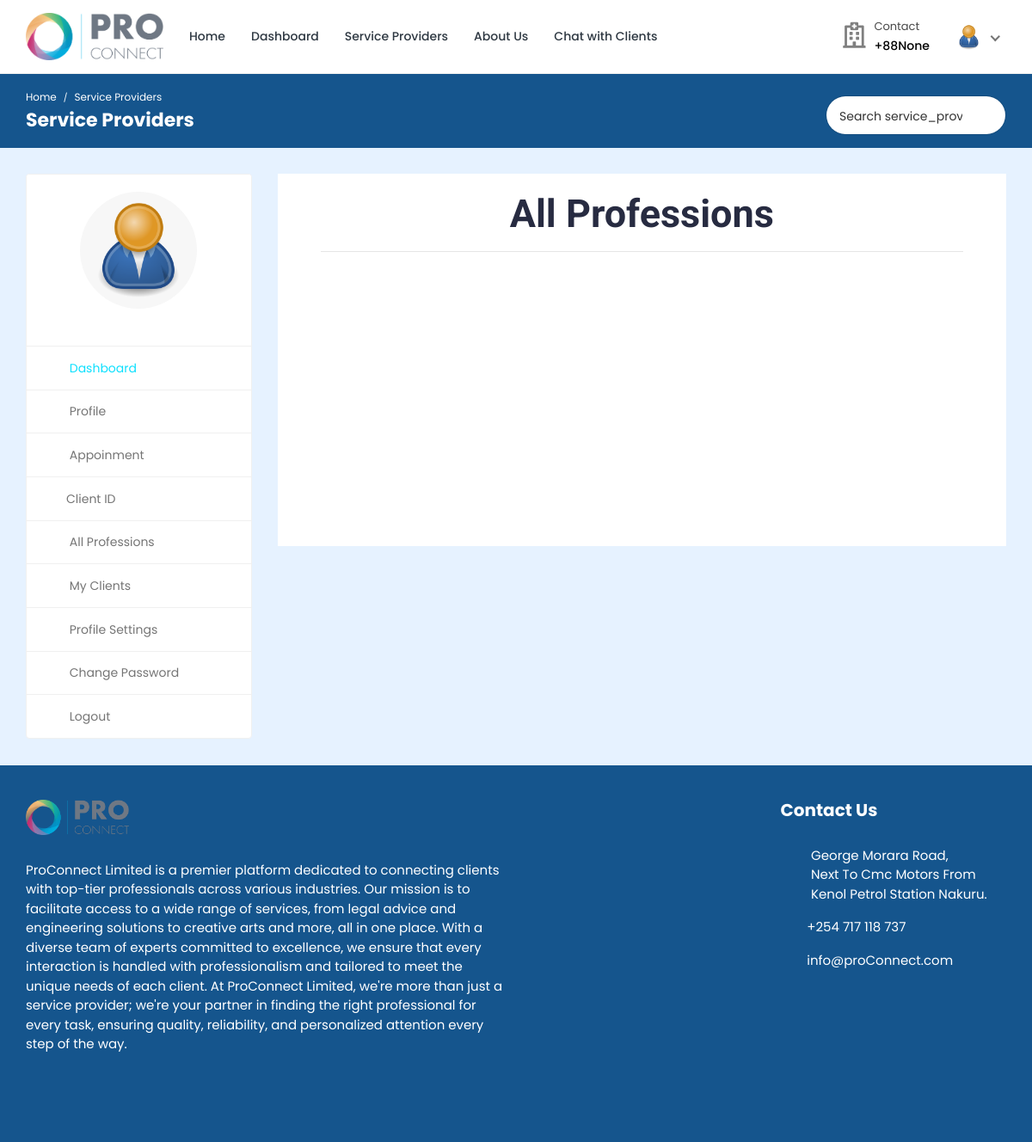
/multiple-service_provider/ (signed in), run on an earlier commit of the app's database.
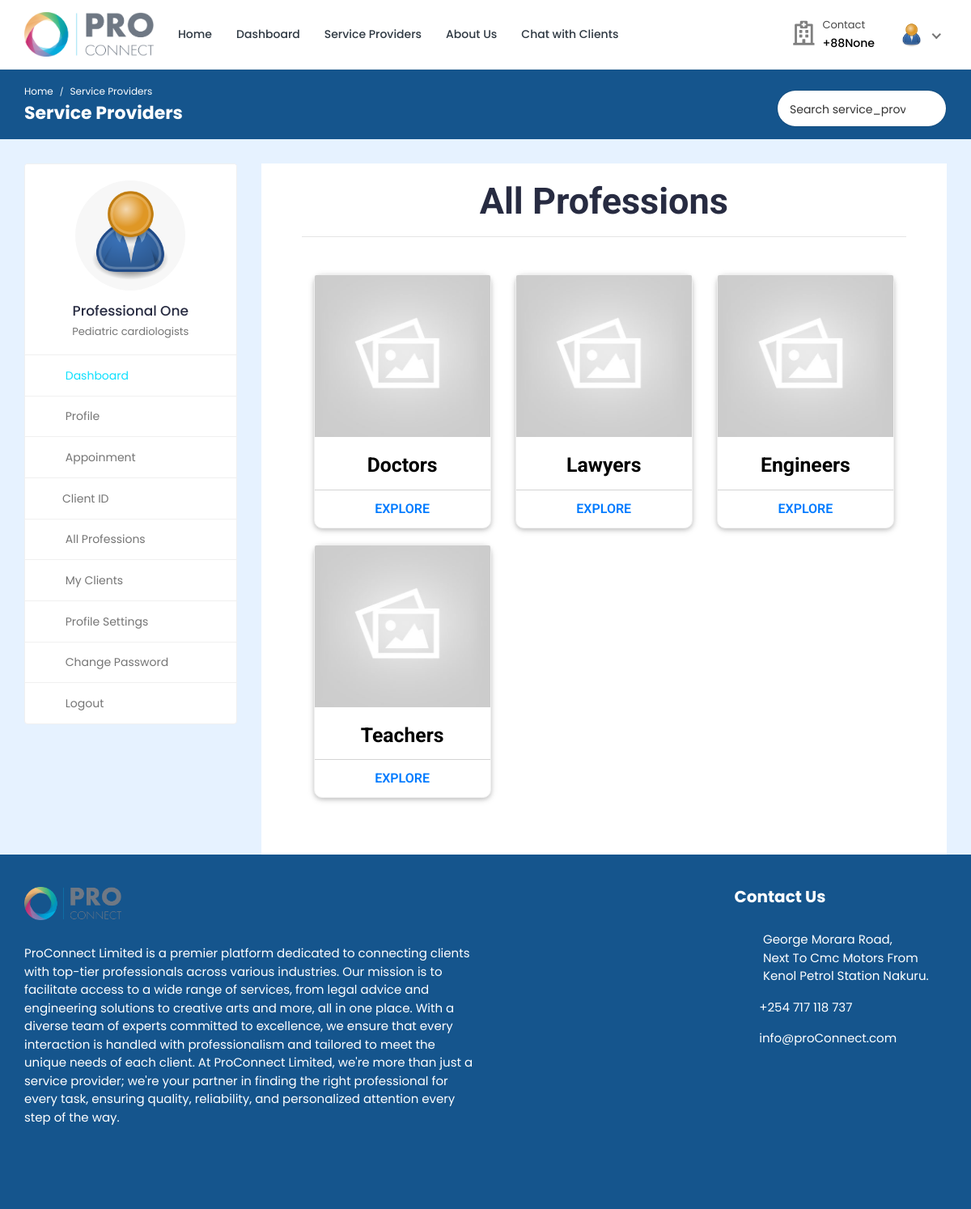
And on a later commit of the database.
### professional/models.py (models this page shows, shortened)
class Professional_Information(models.Model):
    PROFESSION_CHOICES = (
        ('medical', 'Medical Services'),
        ('legal', 'Legal Services'),
        ('engineering', 'Engineering Services'),
        ('art', 'Art & Design'),
    )
    professional_id = models.AutoField(primary_key=True)
    user = models.OneToOneField(settings.AUTH_USER_MODEL, on_delete=models.CASCADE, related_name='profile')
    name = models.CharField(max_length=200)
    username = models.CharField(max_length=200, null=True, blank=True)
    gender = models.CharField(max_length=200, null=True, blank=True)
    description = models.TextField(max_length=1000, null=True, blank=True)
    profession = models.CharField(max_length=200, choices=PROFESSION_CHOICES)
    profession_name = models.ForeignKey(ServiceDepartment, on_delete=models.SET_NULL, null=True)
    specialization = models.ForeignKey(specialization, on_delete=models.SET_NULL, null=True)
    featured_image = models.ImageField(upload_to='professionals/', default='professionals/user-default.png')
    certificate_image = models.ImageField(upload_to='professionals_certificates/', default='professionals_certificates/default.png', null=True, blank=True)
    email = models.EmailField(max_length=200, null=True, blank=True)
    phone_number = models.CharField(max_length=200, null=True, blank=True)
    availability = models.CharField(max_length=200, null=True, blank=True)
    consultation_fee = models.IntegerField(null=True, blank=True, default=0)
    address = models.CharField(max_length=200, null=True, blank=True)
    service_name = models.ForeignKey(Service_Provider_Information, on_delete=models.SET_NULL, null=True, blank=True)
    profession = models.CharField(max_length=200, choices=PROFESSION_CHOICES, null=True, blank=True)
    institute = models.CharField(max_length=200, null=True, blank=True)
    degree = models.CharField(max_length=200, null=True, blank=True)
    completion_year = models.CharField(max_length=200, null=True, blank=True)
    work_place = models.CharField(max_length=200, null=True, blank=True)
    designation = models.CharField(max_length=200, null=True, blank=True)
    start_year = models.CharField(max_length=200, null=True, blank=True)
    end_year = models.CharField(max_length=200, null=True, blank=True)
    register_status = models.CharField(max_length=200, null=True, blank=True, default='Accepted')

### service_provider_admin/models.py (models this page shows, shortened)
class specialization(models.Model):
    specialization_id = models.AutoField(primary_key=True)
    specialization_name = models.CharField(max_length=200, null=True, blank=True)
    service_provider = models.ForeignKey(Service_Provider_Information, on_delete=models.CASCADE, null=True, blank=True)

### service_provider/models.py (models this page shows, shortened)
class Service_Provider_Information(models.Model):
    PROFESSION = (
        ('medical', 'Medical Services'),
        ('legal', 'Legal Services'),
        ('engineering', 'Engineering Services'),
        ('art', 'Art & Design'),
        ('tech', 'Technology Services'),
        ('education', 'Educational Services'),
        ('consulting', 'Consulting Services'),
    )
    service_provider_id = models.AutoField(primary_key=True)
    name = models.CharField(max_length=200, null=True, blank=True)
    featured_image = models.ImageField(upload_to='service_providers/', default='service_providers/default.png', null=True, blank=True)
    description = models.TextField(null=True, blank=True)
    profession = models.CharField(max_length=200, choices=PROFESSION)

### service_provider/views.py (the view)
# urls.py: path('multiple-service_provider/', views.multiple_service_provider, name='multiple-service_provider'),
@csrf_exempt
@login_required(login_url="login")
def multiple_service_provider(request):
    if request.user.is_authenticated:
        if request.user.is_client:
            client = Client.objects.get(user=request.user)
            professionals = Professional_Information.objects.all()
            service_providers = Service_Provider_Information.objects.all()
            service_providers, search_query = searchServiceProviders(request)
            custom_range, service_providers = paginateServiceProviders(request, service_providers, 3)
            context = {'client': client, 'professionals': professionals, 'service_providers': service_providers, 'search_query': search_query, 'custom_range': custom_range}
            return render(request, 'multiple-service_provider.html', context)
        elif request.user.is_professional:
            professional = Professional_Information.objects.get(user=request.user)
            service_providers = Service_Provider_Information.objects.all()
            service_providers, search_query = searchServiceProviders(request)
            context = {'professional': professional, 'service_providers': service_providers, 'search_query': search_query}
            return render(request, 'multiple-service_provider.html', context)
    else:
        logout(request)
        messages.error(request, 'Not Authorized')
        return render(request, 'client-login.html')

### templates/multiple-service_provider.html (shortened to what this page needs)
{% load static %}
<!DOCTYPE html>
<html lang="en">
<head>
	<link rel="stylesheet" href="{% static 'proConnect-System/css/Normal/bootstrap.min.css' %}">
	<link rel="stylesheet" href="{% static 'proConnect-System/plugins/Normal/fontawesome/css/fontawesome.min.css' %}">
	<link rel="stylesheet" href="{% static 'proConnect-System/plugins/Normal/fontawesome/css/all.min.css' %}">
	<link rel="stylesheet" href="{% static 'proConnect-System/css/Normal/style.css' %}">
	<link rel="stylesheet" href="{% static 'proConnect-System/css/Normal/service_provider.css' %}">
	<link rel="stylesheet" href="{% static 'proConnect-System/css/Normal/search2.css' %}">
</head>
<body>
	<div class="main-wrapper">
		<header class="header">
			{% if user.is_authenticated and user.is_professional %}
			{% include 'professional-navbar.html' %}
			{% endif %}
		</header>
		<div class="breadcrumb-bar">
			<div class="container-fluid">
				<div class="row align-items-center">
					<div class="col-md-6 col-6">
						<nav aria-label="breadcrumb" class="page-breadcrumb">
							<ol class="breadcrumb">
								{% if user.is_authenticated and user.is_professional %}
								<li class="breadcrumb-item"><a href="{% url 'professional-dashboard' %}">Home</a></li>
								{% endif %}
								<li class="breadcrumb-item active" aria-current="page">Service Providers</li>
							</ol>
						</nav>
						<h2 class="breadcrumb-title">Service Providers</h2>
					</div>
					<div class="col-md-6 col-6 text-right">
						<div class="top-nav-search">
							<form action="{% url 'multiple-service_provider' %}" method="GET">
								<input type="text" class="form-control" placeholder="Search service_provider" name="search_query"
									value="{{search_query}}">
								<button class="btn" type="submit"><i class="fa fa-search"></i></button>
							</form>
						</div>
					</div>
				</div>
			</div>
		</div>
		<div class="content">
			<div class="container-fluid">
				<div class="row">
					<div class="col-md-5 col-lg-4 col-xl-3 theiaStickySidebar">
						<div>
							{% if user.is_authenticated and user.is_professional %}
							{% include 'professional-sidebar.html' %}
							{% endif %}
						</div>
					</div>
					<div class="col-md-7 col-lg-8 col-xl-9">
						<section class="wrapper" style="height: 0px;">
							<div class="container-fostrap" style="padding-top: 0px;">
								<h1 class="card-title" style="text-align: center;font-size: 45px;">All Professions</h1>
								<hr>
								<div class="content">
									<div class="container">
										<div class="row">
											{% for service_provider in service_providers %}
											<div class="col-xs-12 col-sm-4">
												<div class="card">
													<a class="img-card" href="#">
														<img src="{{service_provider.featured_image.url}}" />
													</a>
													<div class="card-content">
														<h4 class="card-title">
															<a href="#"> {{service_provider.name}}
															</a>
														</h4>
													</div>
													<div class="card-read-more">
														<a href="{% url 'service_provider-profile' pk=service_provider.service_provider_id %}"
															class="btn btn-link btn-block">
															Explore
														</a>
													</div>
												</div>
											</div>
											{% endfor %}
										</div>
									</div>
								</div>
							</div>
						</section>
					</div>
				</div>
			</div>
		</div>
		{% include 'footer.html' %}
	</div>
</body>
</html>

### templates/professional-navbar.html (shortened to what this page needs)
{% load static %}
<nav class="navbar navbar-expand-lg header-nav">
  <div class="navbar-header">
    <a href="{% url 'service_provider_home'%}" class="navbar-brand logo">
      <img src="{% static 'proConnect-System/images/Normal/proConnect-logo.png' %}" class="img-fluid" alt="Logo" />
    </a>
  </div>
  <div class="main-menu-wrapper">
    <ul class="main-nav">
      <li>
        <a href="{% url 'service_provider_home'%}">Home</a>
      </li>
      <li>
        <a href="{% url 'professional-dashboard'%}">Dashboard</a>
      </li>
      <li><a href="{% url 'multiple-service_provider' %}" style="text-decoration: none;">Service Providers</a></li>
      <li>
        <a href="{% url 'about-us'%}">About Us</a>
      </li>
      <li>
        <a href="{% url 'chat-home' pk=user.id %}">Chat with Clients</a>
      </li>
    </ul>
  </div>
  <ul class="nav header-navbar-rht">
    <li class="nav-item contact-item">
      <div class="header-contact-img">
        <i class="far fa-hospital"></i>
      </div>
      <div class="header-contact-detail">
        <p class="contact-header">Contact</p>
        <p class="contact-info-header">+88{{professional.phone_number}}</p>
      </div>
    </li>
    <li class="nav-item dropdown has-arrow logged-item">
      <a href="#" class="dropdown-toggle nav-link" data-toggle="dropdown">
        <span class="user-img">
          <img class="rounded-circle" src="{{ professional.featured_image.url }}" width="31" alt="Darren Elder" />
        </span>
      </a>
    </li>
  </ul>
</nav>

### templates/professional-sidebar.html (shortened to what this page needs)
{% load static %}
<div class="profile-sidebar">
  <div class="widget-profile pro-widget-content">
    <div class="profile-info-widget">
      <a href="#" class="booking-doc-img">
        <img src="{{ professional.featured_image.url }}" alt="User Image" />
      </a>
      <div class="profile-det-info">
        <h3>{{ professional.name }}</h3>
        <div class="client-details">
          <h5 class="mb-0">{{professional.specialization.specialization_name}}</h5>
        </div>
      </div>
    </div>
  </div>
  <div class="dashboard-widget">
    <nav class="dashboard-menu sidebar">
      <ul>
        <li class="active">
          <a href="{% url 'professional-dashboard' %}">
            <i class="fas fa-columns"></i>
            <span>Dashboard</span>
          </a>
        </li>
        <li>
          <a href="{% url 'professional-profile' pk=professional.professional_id %}">
            <i class="fas fa-user"></i>
            <span>Profile</span>
          </a>
        </li>
        <li>
          <a href="{% url 'appointments'%}">
            <i class="fas fa-user-circle"></i>
            <span>Appoinment</span>
          </a>
        </li>
        <li class="nav-item has-submenu">
          <a href="#" class="nav-link"><i class="fas fa-search"></i><span>Client ID</span></a>
        </li>
        <li>
          <a href="{% url 'multiple-service_provider' %}">
            <i class="fas fa-hospital"></i>
            <span>All Professions</span>
          </a>
        </li>
        <li>
          <a href="{% url 'my-clients' %}">
            <i class="fas fa-user-injured"></i>
            <span>My Clients</span>
          </a>
        </li>
        <li>
          <a href="{% url 'professional-profile-settings' %}">
            <i class="fas fa-user-cog"></i>
            <span>Profile Settings</span>
          </a>
        </li>
        <li>
          <a href="{% url 'professional-change-password' pk=user.id%}">
            <i class="fas fa-lock"></i>
            <span>Change Password</span>
          </a>
        </li>
        <li>
          <a href="{% url 'professional-logout'%}">
            <i class="fas fa-sign-out-alt"></i>
            <span>Logout</span>
          </a>
        </li>
      </ul>
    </nav>
  </div>
</div>

### templates/footer.html
{% load static %}
<footer class="footer">
  <div class="footer-top">
    <div class="container-fluid">
      <div class="row">
        <div class="col-lg-6 col-md-6">
          <div class="footer-widget footer-about">
            <div class="footer-logo">
              <img style="width: 120px;" src="{% static 'proConnect-System/images/Normal/proconnect-logo.png' %}"
                alt="logo" />
            </div>
            <div class="footer-about-content">
              <p>
                ProConnect Limited is a premier platform dedicated to connecting clients with top-tier professionals across various industries. Our mission is to facilitate access to a wide range of services, from legal advice and engineering solutions to creative arts and more, all in one place. With a diverse team of experts committed to excellence, we ensure that every interaction is handled with professionalism and tailored to meet the unique needs of each client. At ProConnect Limited, we're more than just a service provider; we're your partner in finding the right professional for every task, ensuring quality, reliability, and personalized attention every step of the way.
              </p>
              <br>
              <div class="social-icon">
                <ul>
                  <li>
                    <a href="#" target="_blank"><i class="fab fa-facebook-f"></i>
                    </a>
                  </li>
                  <li>
                    <a href="#" target="_blank"><i class="fab fa-twitter"></i>
                    </a>
                  </li>
                  <li>
                    <a href="#" target="_blank"><i class="fab fa-linkedin-in"></i></a>
                  </li>
                  <li>
                    <a href="#" target="_blank"><i class="fab fa-instagram"></i></a>
                  </li>
                  <li>
                    <a href="#" target="_blank"><i class="fab fa-dribbble"></i>
                    </a>
                  </li>
                </ul>
              </div>
            </div>
          </div>
        </div>
        <div class="col-lg-3 col-md-6">
        </div>
        <div class="col-lg-3 col-md-6">
          <div class="footer-widget footer-contact">
            <h2 class="footer-title">Contact Us</h2>
            <div class="footer-contact-info">
              <div class="footer-address">
                <span><i class="fas fa-map-marker-alt"></i></span>
                <p>
                  George Morara Road,<br />
                  Next To Cmc Motors From Kenol Petrol Station Nakuru.
                </p>
              </div>
              <p>
                <i class="fas fa-phone-alt"></i>
                +254 717 118 737
              </p>
              <p class="mb-0">
                <i class="fas fa-envelope"></i>
                info@proConnect.com
              </p>
            </div>
          </div>
        </div>
      </div>
    </div>
  </div>
</footer>

What changed in the data, as far as the page shows it:
changed Professional_Information "None": name (not shown) → "Professional One"; specialization.specialization_name (not shown) → "Pediatric cardiologists"
added Service_Provider_Information: featured_image (placeholder picture), name "Doctors"
added Service_Provider_Information: featured_image (placeholder picture), name "Lawyers"
added Service_Provider_Information: featured_image (placeholder picture), name "Engineers"
added Service_Provider_Information: featured_image (placeholder picture), name "Teachers"
